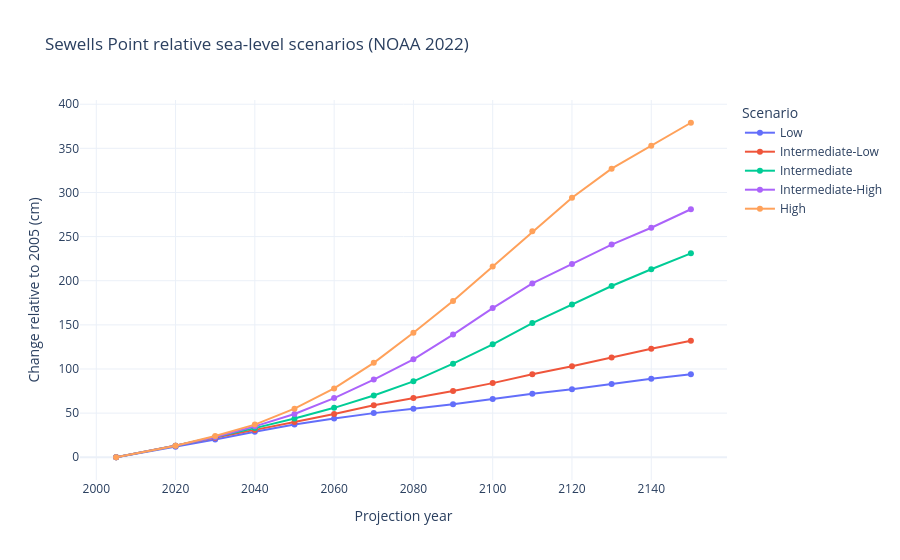

Notebook code for this chart:
### Code cell
# NOAA 2022 scenarios: change relative to 2005 with reported intervals.
fig = go.Figure()
for scenario, group in projections.sort_values("projection_year").groupby("scenario", sort=False):
    fig.add_trace(go.Scatter(x=group["projection_year"], y=group["relative_change_cm"],
                             mode="lines+markers", name=scenario))
fig.update_layout(title="Sewells Point relative sea-level scenarios (NOAA 2022)",
                  xaxis_title="Projection year", yaxis_title="Change relative to 2005 (cm)",
                  legend_title="Scenario")
fig.show()

### Figure 1 — Plotly figure (JSON) as saved in the notebook; plotly's stock layout.template omitted (floating-point values rounded to 4 significant figures)
{"data": [{"mode": "lines+markers", "name": "Low", "type": "scatter", "x": [2005, 2020, 2030, 2040, 2050, 2060, 2070, 2080, 2090, 2100, 2110, 2120, 2130, 2140, 2150], "y": [0.0, 12.0, 20.0, 29.0, 37.0, 44.0, 50.0, 55.0, 60.0, 66.0, 72.0, 77.0, 83.0, 89.0, 94.0]}, {"mode": "lines+markers", "name": "Intermediate-Low", "type": "scatter", "x": [2005, 2020, 2030, 2040, 2050, 2060, 2070, 2080, 2090, 2100, 2110, 2120, 2130, 2140, 2150], "y": [0.0, 13.0, 22.0, 31.0, 40.0, 49.0, 59.0, 67.0, 75.0, 84.0, 94.0, 103.0, 113.0, 123.0, 132.0]}, {"mode": "lines+markers", "name": "Intermediate", "type": "scatter", "x": [2005, 2020, 2030, 2040, 2050, 2060, 2070, 2080, 2090, 2100, 2110, 2120, 2130, 2140, 2150], "y": [0.0, 13.0, 23.0, 33.0, 44.0, 56.0, 70.0, 86.0, 106.0, 128.0, 152.0, 173.0, 194.0, 213.0, 231.0]}, {"mode": "lines+markers", "name": "Intermediate-High", "type": "scatter", "x": [2005, 2020, 2030, 2040, 2050, 2060, 2070, 2080, 2090, 2100, 2110, 2120, 2130, 2140, 2150], "y": [0.0, 13.0, 23.0, 35.0, 49.0, 67.0, 88.0, 111.0, 139.0, 169.0, 197.0, 219.0, 241.0, 260.0, 281.0]}, {"mode": "lines+markers", "name": "High", "type": "scatter", "x": [2005, 2020, 2030, 2040, 2050, 2060, 2070, 2080, 2090, 2100, 2110, 2120, 2130, 2140, 2150], "y": [0.0, 13.0, 24.0, 37.0, 55.0, 78.0, 107.0, 141.0, 177.0, 216.0, 256.0, 294.0, 327.0, 353.0, 379.0]}], "layout": {"legend": {"title": {"text": "Scenario"}}, "title": {"text": "Sewells Point relative sea-level scenarios (NOAA 2022)"}, "xaxis": {"title": {"text": "Projection year"}}, "yaxis": {"title": {"text": "Change relative to 2005 (cm)"}}}}
